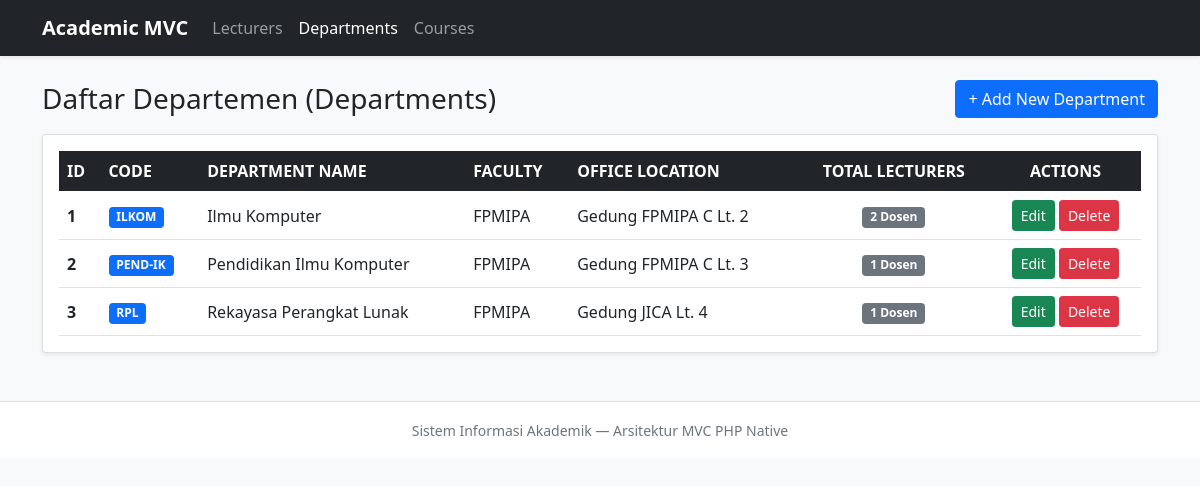
/project/index.php?page=departments&action=index, run on the app's committed database.
### tables this page shows
CREATE TABLE `departments` (
  `id` INT NOT NULL AUTO_INCREMENT,
  `department_code` VARCHAR(15) NOT NULL,
  `department_name` VARCHAR(100) NOT NULL,
  `faculty` VARCHAR(100) NOT NULL,
  `office_location` VARCHAR(100) NOT NULL,
  `created_at` TIMESTAMP NOT NULL DEFAULT CURRENT_TIMESTAMP,
  PRIMARY KEY (`id`),
  UNIQUE KEY `uq_department_code` (`department_code`)
);

### project/controllers/BaseController.php (called while the page is built, shortened)
<?php
abstract class BaseController
{
    protected function render(string $viewPath, array $data = []): void
    {
        extract($data);
        $fullViewFile = __DIR__ . '/../views/' . $viewPath . '.php';
        require __DIR__ . '/../views/layouts/header.php';
        require $fullViewFile;
        require __DIR__ . '/../views/layouts/footer.php';
    }
}

### project/controllers/DepartmentController.php (called while the page is built, shortened)
<?php
require_once __DIR__ . '/BaseController.php';
require_once __DIR__ . '/../models/Department.php';
class DepartmentController extends BaseController
{
    private Department $departmentModel;
    public function __construct(PDO $db)
    {
        $this->departmentModel = new Department($db);
    }
    public function index(): void
    {
        $departments = $this->departmentModel->getAll();
        $this->render('departments/index', [
            'pageTitle'   => 'Departments Management',
            'activeMenu'  => 'departments',
            'departments' => $departments,
        ]);
    }
}

### project/models/BaseModel.php (called while the page is built, shortened)
<?php
abstract class BaseModel
{
    public function __construct(PDO $db)
    {
        $this->db = $db;
    }
}

### project/models/Department.php (called while the page is built, shortened)
<?php
require_once __DIR__ . '/BaseModel.php';
class Department extends BaseModel
{
    protected string $table = 'departments';
    public function getAll(): array
    {
        $sql = "SELECT d.*, COUNT(l.id) AS total_lecturers
                FROM {$this->table} d
                LEFT JOIN lecturers l ON d.id = l.department_id
                GROUP BY d.id
                ORDER BY d.id ASC";
        $stmt = $this->db->query($sql);
        return $stmt->fetchAll();
    }
}

### project/views/departments/index.php (the view)
<div class="d-flex justify-content-between align-items-center mb-3">
  <h3 class="mb-0">Daftar Departemen (Departments)</h3>
  <a class="btn btn-primary" href="index.php?page=departments&action=create">+ Add New Department</a>
</div>
<div class="card shadow-sm">
  <div class="card-body table-responsive">
    <table class="table table-hover align-middle mb-0">
      <thead class="table-dark">
        <tr>
          <th>ID</th>
          <th>CODE</th>
          <th>DEPARTMENT NAME</th>
          <th>FACULTY</th>
          <th>OFFICE LOCATION</th>
          <th class="text-center">TOTAL LECTURERS</th>
          <th class="text-center">ACTIONS</th>
        </tr>
      </thead>
      <tbody>
        <?php if (empty($departments)): ?>
          <tr>
            <td colspan="7" class="text-center text-muted py-4">Belum ada data departemen.</td>
          </tr>
        <?php else: ?>
          <?php foreach ($departments as $row): ?>
            <tr>
              <th><?php echo htmlspecialchars((string) $row['id']); ?></th>
              <td><span class="badge bg-primary"><?php echo htmlspecialchars($row['department_code']); ?></span></td>
              <td><?php echo htmlspecialchars($row['department_name']); ?></td>
              <td><?php echo htmlspecialchars($row['faculty']); ?></td>
              <td><?php echo htmlspecialchars($row['office_location']); ?></td>
              <td class="text-center">
                <span class="badge bg-secondary"><?php echo (int) $row['total_lecturers']; ?> Dosen</span>
              </td>
              <td class="text-center text-nowrap">
                <a class="btn btn-sm btn-success"
                   href="index.php?page=departments&action=edit&id=<?php echo (int) $row['id']; ?>">Edit</a>
                <a class="btn btn-sm btn-danger"
                   href="index.php?page=departments&action=delete&id=<?php echo (int) $row['id']; ?>"
                   onclick="return confirm('Yakin ingin menghapus departemen ini?');">Delete</a>
              </td>
            </tr>
          <?php endforeach; ?>
        <?php endif; ?>
      </tbody>
    </table>
  </div>
</div>

### data on the page
departments: id "1", department_code "ILKOM", department_name "Ilmu Komputer", faculty "FPMIPA", office_location "Gedung FPMIPA C Lt. 2", total_lecturers "2"
departments: id "2", department_code "PEND-IK", department_name "Pendidikan Ilmu Komputer", faculty "FPMIPA", office_location "Gedung FPMIPA C Lt. 3", total_lecturers "1"
departments: id "3", department_code "RPL", department_name "Rekayasa Perangkat Lunak", faculty "FPMIPA", office_location "Gedung JICA Lt. 4", total_lecturers "1"
